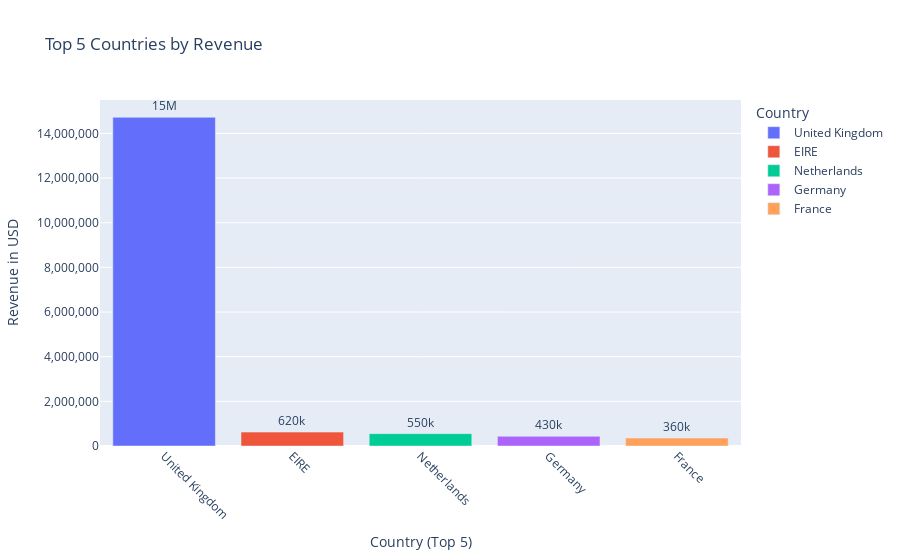

The code cell stored with this chart in its notebook:
### Markdown cell above
### Axis formatting

### Code cell
fig = px.bar(top_countries.head(5),
             x='Country', y='Revenue',
             text='Revenue',
             color='Country',
             title='Top 5 Countries by Revenue')

fig.update_layout(
    xaxis_title="Country (Top 5)",
    yaxis_title="Revenue in USD",
    xaxis_tickangle=45,
    yaxis_tickformat=",",  # adds commas to big numbers
)

fig.update_traces(texttemplate='%{text:.2s}', textposition='outside')
fig.show()

### Figure 1 — Plotly figure (JSON) as saved in the notebook; plotly's stock layout.template omitted (floating-point values rounded to 4 significant figures)
{"data": [{"hovertemplate": "Country=%{x}<br>Revenue=%{text}<extra></extra>", "legendgroup": "United Kingdom", "marker": {"color": "#636efa", "pattern": {"shape": ""}}, "name": "United Kingdom", "orientation": "v", "showlegend": true, "text": [14720000.0], "textposition": "outside", "texttemplate": "%{text:.2s}", "type": "bar", "x": ["United Kingdom"], "xaxis": "x", "y": [14720000.0], "yaxis": "y"}, {"hovertemplate": "Country=%{x}<br>Revenue=%{text}<extra></extra>", "legendgroup": "EIRE", "marker": {"color": "#EF553B", "pattern": {"shape": ""}}, "name": "EIRE", "orientation": "v", "showlegend": true, "text": [621600.0], "textposition": "outside", "texttemplate": "%{text:.2s}", "type": "bar", "x": ["EIRE"], "xaxis": "x", "y": [621600.0], "yaxis": "y"}, {"hovertemplate": "Country=%{x}<br>Revenue=%{text}<extra></extra>", "legendgroup": "Netherlands", "marker": {"color": "#00cc96", "pattern": {"shape": ""}}, "name": "Netherlands", "orientation": "v", "showlegend": true, "text": [554200.0], "textposition": "outside", "texttemplate": "%{text:.2s}", "type": "bar", "x": ["Netherlands"], "xaxis": "x", "y": [554200.0], "yaxis": "y"}, {"hovertemplate": "Country=%{x}<br>Revenue=%{text}<extra></extra>", "legendgroup": "Germany", "marker": {"color": "#ab63fa", "pattern": {"shape": ""}}, "name": "Germany", "orientation": "v", "showlegend": true, "text": [431300.0], "textposition": "outside", "texttemplate": "%{text:.2s}", "type": "bar", "x": ["Germany"], "xaxis": "x", "y": [431300.0], "yaxis": "y"}, {"hovertemplate": "Country=%{x}<br>Revenue=%{text}<extra></extra>", "legendgroup": "France", "marker": {"color": "#FFA15A", "pattern": {"shape": ""}}, "name": "France", "orientation": "v", "showlegend": true, "text": [355300.0], "textposition": "outside", "texttemplate": "%{text:.2s}", "type": "bar", "x": ["France"], "xaxis": "x", "y": [355300.0], "yaxis": "y"}], "layout": {"barmode": "relative", "legend": {"title": {"text": "Country"}, "tracegroupgap": 0}, "title": {"text": "Top 5 Countries by Revenue"}, "xaxis": {"anchor": "y", "categoryarray": ["United Kingdom", "EIRE", "Netherlands", "Germany", "France"], "categoryorder": "array", "domain": [0, 1], "tickangle": 45, "title": {"text": "Country (Top 5)"}}, "yaxis": {"anchor": "x", "domain": [0, 1], "tickformat": ",", "title": {"text": "Revenue in USD"}}}}
